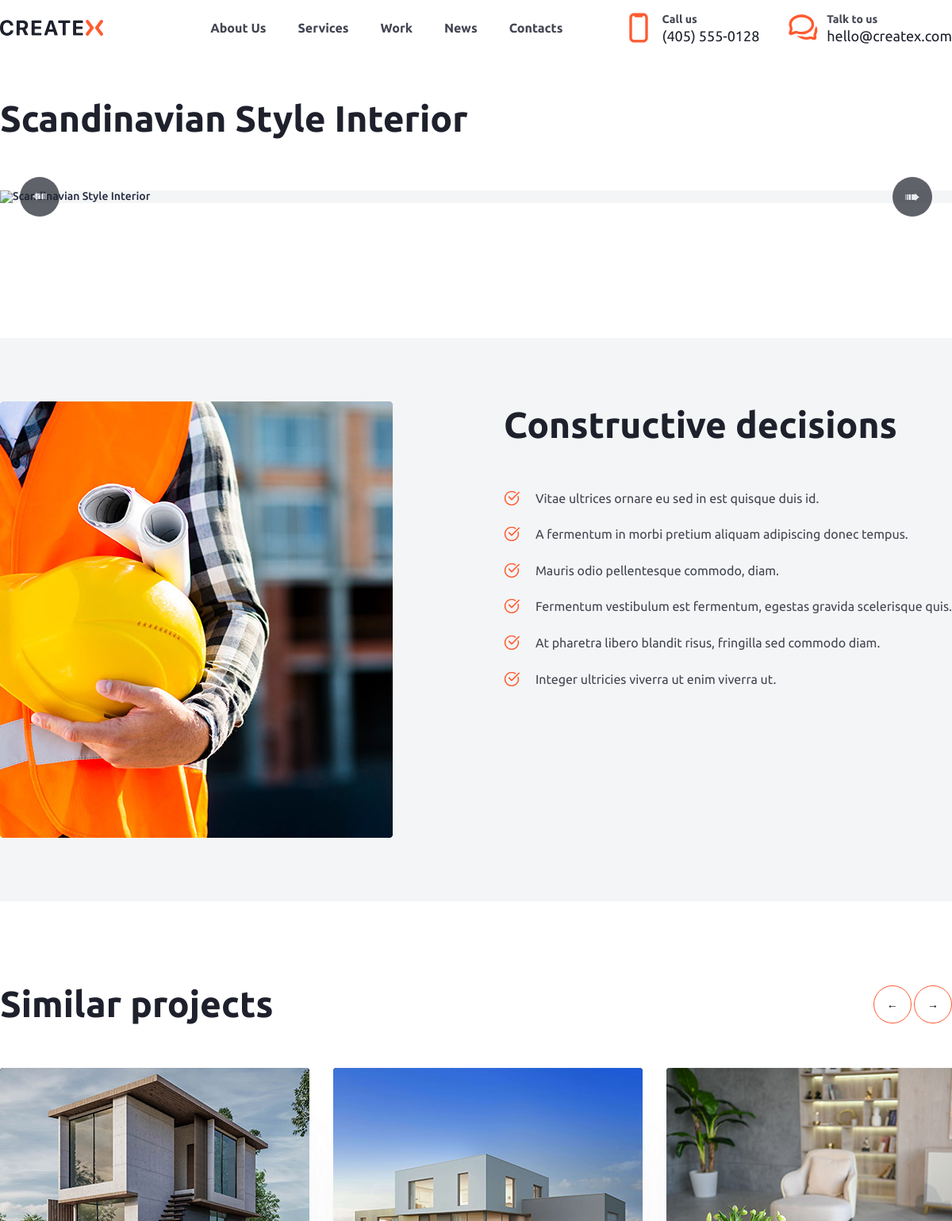
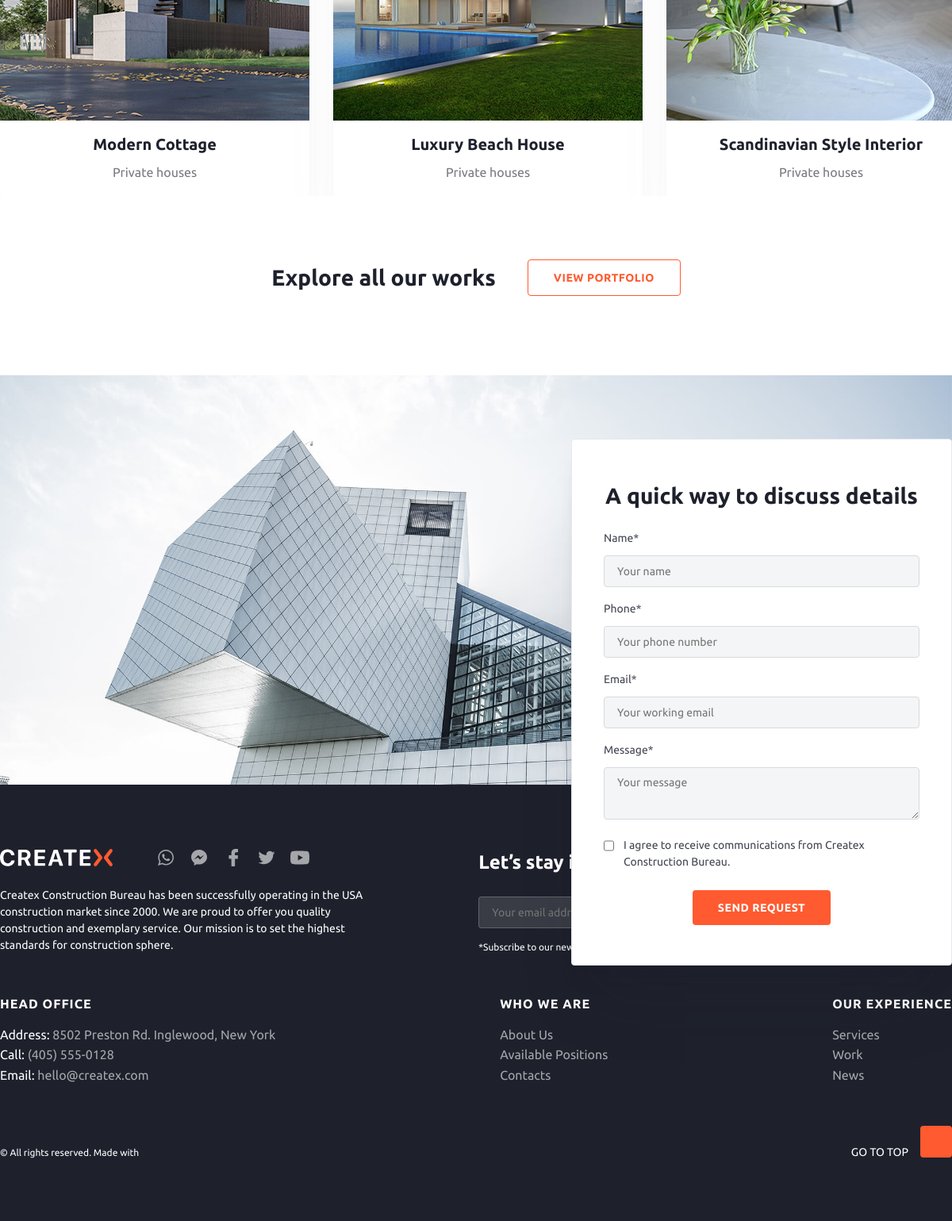
The page /work/scandinavian-style-interior on the database its author committed (2 pictures, top to bottom).
### work/models.py (models this page shows, shortened)
class OurWork(models.Model):
    title = models.CharField(max_length=100, verbose_name='Заголовок проекта')
    slug = models.SlugField(max_length=125,unique=True, db_index=True, verbose_name='URL-проекта' )
    objectID = models.ForeignKey(ObjectsOfOurWork, on_delete=models.CASCADE, verbose_name='Объект проекта')
    img = models.ImageField(upload_to='work/%Y/%m/%d/', verbose_name='Главное фото проекта')
    workServicesID = models.ForeignKey(OurServices,on_delete=models.CASCADE, verbose_name='Вид услуги проекта')
    def __str__(self):
        return f'{self.title}'
    class Meta:
        verbose_name = "Выполненный проект"
        verbose_name_plural = "Выполненные проекты"

class ObjectsOfOurWork(models.Model):
    name = models.CharField(max_length=150, verbose_name='Объект работы')
    def __str__(self):
        return f'{self.name}'
    class Meta:
        verbose_name = "Объект проекта"
        verbose_name_plural = "Объекты проектов"

### work/views.py (the view)
# urls.py: path('<slug:slug>',WorkDetail.as_view(), name='workDetail'),#Страница - услуга детально
class WorkDetail(FormsMixin,DetailView):
    model = OurWork
    template_name = 'work/workDetailPage.html'
    context_object_name = 'work'
    slug_url_kwarg = 'slug'
    def get_context_data(self, **kwargs):
        context = super().get_context_data(**kwargs)
        c_def = self.get_user_context()
        context['title'] = context['object']
        context['first_slide'] = context['object'].photosliderwork_set.first()
        context['sliderForm'] = OurWork.objects.filter(objectID__name = context['object'].objectID)
        context['slider_name'] = 'Similar projects'
        context = dict(list(context.items()) + list(c_def.items()))
        return context

### createx/utils.py (called while the page is built)
    def get_user_context(self,**kwargs):
        context = kwargs
        context['AskFromUserForm'] = AskFromUserForm
        context['UserSubscribeForm'] = UserSubscribeForm
        context['DiscussForUserForm'] = DiscussForUserForm
        return context

### createx/templates/work/workDetailPage.html (shortened to what this page needs)
{% extends "base.html" %}
{% load createx_tag %}
{% load static %}
{% block content %}
<section class="work_slider_main_block">
	<div class="work_slider_block">
		<h2 class="h2_46">{{work.title}}</h2>
		<div class="big_photo_slider_block">
			<div class="sliderBtn">
				<button class="sliderBtnLeft">
					&#10144;
				</button>
				<button class="sliderBtnRight">
					&#10144;
				</button>
			</div>
			<img src="{{first_slide.imgWork.url}}" alt="{{work.title}}" class="slider_big_photo">
		</div>
	</div>
</section>
<section class="about_project_main_block">
</section>
<section class="constructive_decisions_block">
	<div class="constructive_decisions">
		<div class="constructive_ecisions_block_img">
			<img src="{% static 'img/work/image.jpg' %}" alt="Фото">
		</div>
		<div class="constructive_decisions_content">
			<h2 class="h2_46">Constructive decisions</h2>
			<ul class="constructive_decisions_list">
				<li class="constructive_decisions_item">Vitae ultrices ornare eu sed in est quisque duis id.</li>
				<li class="constructive_decisions_item">A fermentum in morbi pretium aliquam adipiscing donec tempus.</li>
				<li class="constructive_decisions_item">Mauris odio pellentesque commodo, diam.</li>
				<li class="constructive_decisions_item">Fermentum vestibulum est fermentum, egestas gravida scelerisque quis.</li>
				<li class="constructive_decisions_item">At pharetra libero blandit risus, fringilla sed commodo diam.</li>
				<li class="constructive_decisions_item">Integer ultricies viverra ut enim viverra ut.</li>
			</ul>
		</div>
	</div>
</section>
<section class="slider_links">
	{% include 'include/slider_form.html' %}
			<div class="block_links_to_page">
				<h3 class="h3_28">Explore all our works</h3>
				<a href="{% url 'work' %}">
					<button class="link_btn">View portfolio</button>
				</a>
			</div>
</section>
{% endblock content %}

### createx/templates/include/slider_form.html (shortened to what this page needs)
{% load static %}
<section class="main_slider_form_block">
	<div class="main_slider_form_header">
		<h2 class="h2_46 slider_h2_header">{{slider_name}}</h2>
		<div class="sliderBntRev">
			<button class="leftSliderRev">&#8592</button>
			<button class="rightSliderRev">&#8594</button>
		</div>
	</div>
	<div class="slider_form_content_relative">
		<div class="slider_form_content_absolute">
			{% for slider in sliderForm %}
				<div class="data_item">
					<div class="data_item_img_bg">
						<img src="{{slider.img.url}}" alt="{{work.title}}" class="data_item_img">
					</div>
					<h3 class="panel_h3_center_20">{{slider.title}}</h3>
					<p class="panel_p_center_16">{{slider.objectID}}</p>
					<div class="data_item_links">
					</div>
				</div>
			{% endfor %}
		</div>
	</div>
</section>

### createx/static/css/min_style.css (style rules this page uses)
* { padding: 0; margin: 0; border: 0; box-sizing: border-box; }
*,*:before,*:after { -moz-box-sizing: border-box; -webkit-box-sizing: border-box; box-sizing: border-box; }
html,body { height: 100%; width: 100%; font-size: 100%; line-height: 1; font-size: 14px; -ms-text-size-adjust: 100%; -moz-text-size-adjust: 100%; -webkit-text-size-adjust: 100%; font-family: Montserrat; font-weight: 500; color: rgba(37, 43, 66, 1); }
input,button,textarea { font-family:inherit; }
button { cursor: pointer; }
a, a:visited { text-decoration: none; }
ul { margin: 0; padding: 0; }
ul li { list-style: none;margin: 0;padding: 0; }
img { vertical-align: top; }
p { margin: 0; padding: 0; }
h1,h2,h3,h4,h5,h6 { font-size:inherit;font-weight: 400;margin: 0;padding: 0; }

### createx/static/css/statick_style.css (style rules this page uses)
.h2_46 { color: var(--gray-900, #1E212C); font-size: 46px; font-weight: 700; line-height: 130%; }
.panel_h3_center_20 { color: var(--gray-900, #1E212C); text-align: center; font-size: 20px; font-weight: 700; line-height: 150%; padding-bottom: 8px; }
.panel_p_center_16 { color: var(--gray-700, #787A80); text-align: center; font-size: 16px; font-weight: 400; line-height: 160%; }
.h3_28 { color: var(--gray-900, #1E212C); font-size: 28px; font-weight: 700; line-height: 150%; }
.link_btn { padding: 0px 32px; border-radius: 4px; border: 1px solid #FF5A30; background-color: #FFF; color: #FF5A30; text-align: center; font-family: Ubuntu; font-size: 14px; font-style: normal; font-weight: 700; line-height: 44px; letter-spacing: 0.5px; text-transform: uppercase; }
.block_links_to_page { max-width: 1230px; padding-top: 80px; margin: 0px auto; display: flex; justify-content: center; align-items: center; gap: 40px; flex-wrap: wrap; }

### rows shown on the page
OurWork: title "Scandinavian Style Interior", img (picture), objectID "Private houses"
OurWork: img (picture), title "Modern Cottage", objectID "Private houses"
OurWork: img (picture), title "Luxury Beach House", objectID "Private houses"

### other values the page prints
{{ slider_name }} "Similar projects"
